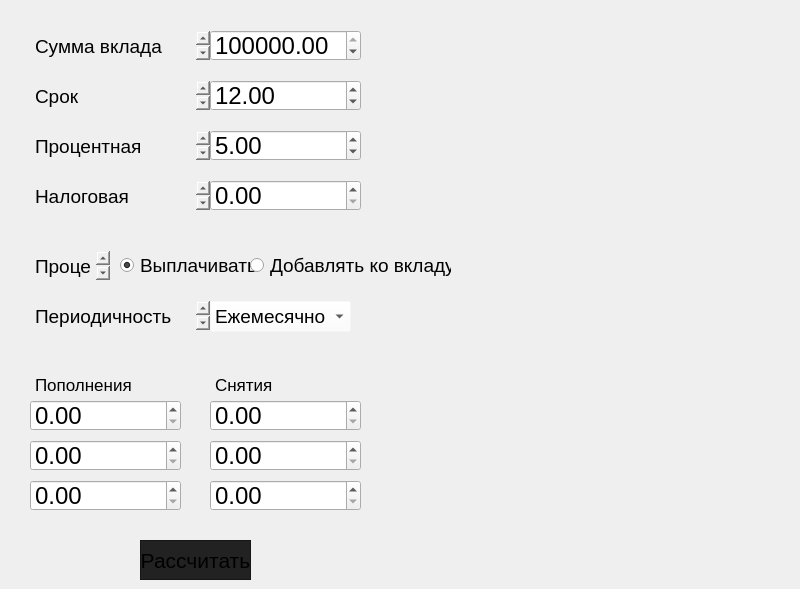
    <widget class="QWidget" name="tab_2">
     <attribute name="title">
      <string>Депозитный</string>
     </attribute>
     <widget class="QDoubleSpinBox" name="SpinBox_d_period">
      <property name="geometry">
       <rect>
        <x>210</x>
        <y>80</y>
        <width>151</width>
        <height>31</height>
       </rect>
      </property>
      <property name="font">
       <font>
        <pointsize>18</pointsize>
       </font>
      </property>
      <property name="maximum">
       <double>1200.990000000000009</double>
      </property>
      <property name="value">
       <double>12.000000000000000</double>
      </property>
     </widget>
     <widget class="QTextEdit" name="textEdit_9">
      <property name="geometry">
       <rect>
        <x>30</x>
        <y>80</y>
        <width>181</width>
        <height>31</height>
       </rect>
      </property>
      <property name="styleSheet">
       <string notr="true">background-color: rgba(255, 255, 255, 0);</string>
      </property>
      <property name="html">
       <string>&lt;!DOCTYPE HTML PUBLIC &quot;-//W3C//DTD HTML 4.0//EN&quot; &quot;http://www.w3.org/TR/REC-html40/strict.dtd&quot;&gt;
&lt;html&gt;&lt;head&gt;&lt;meta name=&quot;qrichtext&quot; content=&quot;1&quot; /&gt;&lt;meta charset=&quot;utf-8&quot; /&gt;&lt;style type=&quot;text/css&quot;&gt;
p, li { white-space: pre-wrap; }
&lt;/style&gt;&lt;/head&gt;&lt;body style=&quot; font-family:'.AppleSystemUIFont'; font-size:13pt; font-weight:400; font-style:normal;&quot;&gt;
&lt;p style=&quot; margin-top:0px; margin-bottom:0px; margin-left:0px; margin-right:0px; -qt-block-indent:0; text-indent:0px;&quot;&gt;&lt;span style=&quot; font-size:14pt;&quot;&gt;Срок ращмещения&lt;/span&gt;&lt;/p&gt;&lt;/body&gt;&lt;/html&gt;</string>
      </property>
     </widget>
     <widget class="QTextEdit" name="textEdit_10">
      <property name="geometry">
       <rect>
        <x>30</x>
        <y>130</y>
        <width>181</width>
        <height>31</height>
       </rect>
      </property>
      <property name="styleSheet">
       <string notr="true">background-color: rgba(255, 255, 255, 0);</string>
      </property>
      <property name="html">
       <string>&lt;!DOCTYPE HTML PUBLIC &quot;-//W3C//DTD HTML 4.0//EN&quot; &quot;http://www.w3.org/TR/REC-html40/strict.dtd&quot;&gt;
&lt;html&gt;&lt;head&gt;&lt;meta name=&quot;qrichtext&quot; content=&quot;1&quot; /&gt;&lt;meta charset=&quot;utf-8&quot; /&gt;&lt;style type=&quot;text/css&quot;&gt;
p, li { white-space: pre-wrap; }
&lt;/style&gt;&lt;/head&gt;&lt;body style=&quot; font-family:'.AppleSystemUIFont'; font-size:13pt; font-weight:400; font-style:normal;&quot;&gt;
&lt;p style=&quot; margin-top:0px; margin-bottom:0px; margin-left:0px; margin-right:0px; -qt-block-indent:0; text-indent:0px;&quot;&gt;&lt;span style=&quot; font-size:14pt;&quot;&gt;Процентная ставка&lt;/span&gt;&lt;/p&gt;&lt;/body&gt;&lt;/html&gt;</string>
      </property>
     </widget>
     <widget class="QDoubleSpinBox" name="SpinBox_d_input">
      <property name="geometry">
       <rect>
        <x>210</x>
        <y>30</y>
        <width>151</width>
        <height>31</height>
       </rect>
      </property>
      <property name="font">
       <font>
        <pointsize>18</pointsize>
       </font>
      </property>
      <property name="maximum">
       <double>99999999999999995280522225138166806691251291352861698530421623488512.000000000000000</double>
      </property>
      <property name="value">
       <double>100000.000000000000000</double>
      </property>
     </widget>
     <widget class="QTextEdit" name="textEdit_11">
      <property name="geometry">
       <rect>
        <x>30</x>
        <y>30</y>
        <width>181</width>
        <height>31</height>
       </rect>
      </property>
      <property name="styleSheet">
       <string notr="true">background-color: rgba(255, 255, 255, 0);</string>
      </property>
      <property name="html">
       <string>&lt;!DOCTYPE HTML PUBLIC &quot;-//W3C//DTD HTML 4.0//EN&quot; &quot;http://www.w3.org/TR/REC-html40/strict.dtd&quot;&gt;
&lt;html&gt;&lt;head&gt;&lt;meta name=&quot;qrichtext&quot; content=&quot;1&quot; /&gt;&lt;meta charset=&quot;utf-8&quot; /&gt;&lt;style type=&quot;text/css&quot;&gt;
p, li { white-space: pre-wrap; }
&lt;/style&gt;&lt;/head&gt;&lt;body style=&quot; font-family:'.AppleSystemUIFont'; font-size:13pt; font-weight:400; font-style:normal;&quot;&gt;
&lt;p style=&quot; margin-top:0px; margin-bottom:0px; margin-left:0px; margin-right:0px; -qt-block-indent:0; text-indent:0px;&quot;&gt;&lt;span style=&quot; font-size:14pt;&quot;&gt;Cумма вклада&lt;/span&gt;&lt;/p&gt;&lt;/body&gt;&lt;/html&gt;</string>
      </property>
     </widget>
     <widget class="QDoubleSpinBox" name="SpinBox_d_perc">
      <property name="geometry">
       <rect>
        <x>210</x>
        <y>130</y>
        <width>151</width>
        <height>31</height>
       </rect>
      </property>
      <property name="font">
       <font>
        <pointsize>18</pointsize>
       </font>
      </property>
      <property name="maximum">
       <double>100.000000000000000</double>
      </property>
      <property name="value">
       <double>5.000000000000000</double>
      </property>
     </widget>
     <widget class="QDoubleSpinBox" name="SpinBox_d_tax">
      <property name="geometry">
       <rect>
        <x>210</x>
        <y>180</y>
        <width>151</width>
        <height>31</height>
       </rect>
      </property>
      <property name="font">
       <font>
        <pointsize>18</pointsize>
       </font>
      </property>
      <property name="maximum">
       <double>100.000000000000000</double>
      </property>
     </widget>
     <widget class="QTextEdit" name="textEdit_12">
      <property name="geometry">
       <rect>
        <x>30</x>
        <y>180</y>
        <width>181</width>
        <height>31</height>
       </rect>
      </property>
      <property name="styleSheet">
       <string notr="true">background-color: rgba(255, 255, 255, 0);</string>
      </property>
      <property name="html">
       <string>&lt;!DOCTYPE HTML PUBLIC &quot;-//W3C//DTD HTML 4.0//EN&quot; &quot;http://www.w3.org/TR/REC-html40/strict.dtd&quot;&gt;
&lt;html&gt;&lt;head&gt;&lt;meta name=&quot;qrichtext&quot; content=&quot;1&quot; /&gt;&lt;meta charset=&quot;utf-8&quot; /&gt;&lt;style type=&quot;text/css&quot;&gt;
p, li { white-space: pre-wrap; }
&lt;/style&gt;&lt;/head&gt;&lt;body style=&quot; font-family:'.AppleSystemUIFont'; font-size:13pt; font-weight:400; font-style:normal;&quot;&gt;
&lt;p style=&quot; margin-top:0px; margin-bottom:0px; margin-left:0px; margin-right:0px; -qt-block-indent:0; text-indent:0px;&quot;&gt;&lt;span style=&quot; font-size:14pt;&quot;&gt;Налоговая ставка&lt;/span&gt;&lt;/p&gt;&lt;/body&gt;&lt;/html&gt;</string>
      </property>
     </widget>
     <widget class="QRadioButton" name="radioButton_3">
      <property name="geometry">
       <rect>
        <x>120</x>
        <y>250</y>
        <width>141</width>
        <height>31</height>
       </rect>
      </property>
      <property name="font">
       <font>
        <pointsize>14</pointsize>
       </font>
      </property>
      <property name="text">
       <string>Выплачивать</string>
      </property>
      <property name="checked">
       <bool>true</bool>
      </property>
     </widget>
     <widget class="QRadioButton" name="radioButton_4">
      <property name="geometry">
       <rect>
        <x>250</x>
        <y>250</y>
        <width>201</width>
        <height>31</height>
       </rect>
      </property>
      <property name="font">
       <font>
        <pointsize>14</pointsize>
       </font>
      </property>
      <property name="text">
       <string>Добавлять ко вкладу</string>
      </property>
     </widget>
     <widget class="QTextEdit" name="textEdit_13">
      <property name="geometry">
       <rect>
        <x>30</x>
        <y>250</y>
        <width>81</width>
        <height>31</height>
       </rect>
      </property>
      <property name="styleSheet">
       <string notr="true">background-color: rgba(255, 255, 255, 0);</string>
      </property>
      <property name="html">
       <string>&lt;!DOCTYPE HTML PUBLIC &quot;-//W3C//DTD HTML 4.0//EN&quot; &quot;http://www.w3.org/TR/REC-html40/strict.dtd&quot;&gt;
&lt;html&gt;&lt;head&gt;&lt;meta name=&quot;qrichtext&quot; content=&quot;1&quot; /&gt;&lt;meta charset=&quot;utf-8&quot; /&gt;&lt;style type=&quot;text/css&quot;&gt;
p, li { white-space: pre-wrap; }
&lt;/style&gt;&lt;/head&gt;&lt;body style=&quot; font-family:'.AppleSystemUIFont'; font-size:13pt; font-weight:400; font-style:normal;&quot;&gt;
&lt;p style=&quot; margin-top:0px; margin-bottom:0px; margin-left:0px; margin-right:0px; -qt-block-indent:0; text-indent:0px;&quot;&gt;&lt;span style=&quot; font-size:14pt;&quot;&gt;Проценты&lt;/span&gt;&lt;/p&gt;&lt;/body&gt;&lt;/html&gt;</string>
      </property>
     </widget>
     <widget class="QTextEdit" name="textEdit_pay_or_cap">
      <property name="geometry">
       <rect>
        <x>30</x>
        <y>300</y>
        <width>181</width>
        <height>31</height>
       </rect>
      </property>
      <property name="styleSheet">
       <string notr="true">background-color: rgba(255, 255, 255, 0);</string>
      </property>
      <property name="html">
       <string>&lt;!DOCTYPE HTML PUBLIC &quot;-//W3C//DTD HTML 4.0//EN&quot; &quot;http://www.w3.org/TR/REC-html40/strict.dtd&quot;&gt;
&lt;html&gt;&lt;head&gt;&lt;meta name=&quot;qrichtext&quot; content=&quot;1&quot; /&gt;&lt;meta charset=&quot;utf-8&quot; /&gt;&lt;style type=&quot;text/css&quot;&gt;
p, li { white-space: pre-wrap; }
&lt;/style&gt;&lt;/head&gt;&lt;body style=&quot; font-family:'.AppleSystemUIFont'; font-size:13pt; font-weight:400; font-style:normal;&quot;&gt;
&lt;p style=&quot; margin-top:0px; margin-bottom:0px; margin-left:0px; margin-right:0px; -qt-block-indent:0; text-indent:0px;&quot;&gt;&lt;span style=&quot; font-size:14pt;&quot;&gt;Периодичность выплат&lt;/span&gt;&lt;/p&gt;&lt;/body&gt;&lt;/html&gt;</string>
      </property>
     </widget>
     <widget class="QComboBox" name="comboBox_freq">
      <property name="geometry">
       <rect>
        <x>210</x>
        <y>301</y>
        <width>141</width>
        <height>31</height>
       </rect>
      </property>
      <property name="font">
       <font>
        <pointsize>14</pointsize>
       </font>
      </property>
      <property name="styleSheet">
       <string notr="true">background-color: rgba(255, 255, 255, 0);</string>
      </property>
      <item>
       <property name="text">
        <string>Ежемесячно</string>
       </property>
      </item>
      <item>
       <property name="text">
        <string>Ежеквартально</string>
       </property>
      </item>
      <item>
       <property name="text">
        <string>Ежегодно</string>
       </property>
      </item>
     </widget>
     <widget class="QPushButton" name="pushButton_cr_count_2">
      <property name="geometry">
       <rect>
        <x>140</x>
        <y>540</y>
        <width>111</width>
        <height>40</height>
       </rect>
      </property>
      <property name="font">
       <font>
        <pointsize>16</pointsize>
       </font>
      </property>
      <property name="styleSheet">
       <string notr="true">QPushButton {
	border: 1px solid gray;
	border-color: rgb(23, 23, 23);
	background-color: rgb(34, 34, 34);
}

QPushButton:pressed {
    background-color:  rgb(118, 118, 118);
}</string>
      </property>
      <property name="text">
       <string>Рассчитать</string>
      </property>
     </widget>
     <widget class="QTextEdit" name="textEdit_d_interest">
      <property name="geometry">
       <rect>
        <x>640</x>
        <y>150</y>
        <width>151</width>
        <height>41</height>
       </rect>
      </property>
      <property name="font">
       <font>
        <pointsize>18</pointsize>
       </font>
      </property>
      <property name="styleSheet">
       <string notr="true">background-color: rgba(255, 255, 255, 0);</string>
      </property>
      <property name="html">
       <string>&lt;!DOCTYPE HTML PUBLIC &quot;-//W3C//DTD HTML 4.0//EN&quot; &quot;http://www.w3.org/TR/REC-html40/strict.dtd&quot;&gt;
&lt;html&gt;&lt;head&gt;&lt;meta name=&quot;qrichtext&quot; content=&quot;1&quot; /&gt;&lt;meta charset=&quot;utf-8&quot; /&gt;&lt;style type=&quot;text/css&quot;&gt;
p, li { white-space: pre-wrap; }
&lt;/style&gt;&lt;/head&gt;&lt;body style=&quot; font-family:'.AppleSystemUIFont'; font-size:18pt; font-weight:400; font-style:normal;&quot;&gt;
&lt;p style=&quot;-qt-paragraph-type:empty; margin-top:0px; margin-bottom:0px; margin-left:0px; margin-right:0px; -qt-block-indent:0; text-indent:0px; font-size:13pt;&quot;&gt;&lt;br /&gt;&lt;/p&gt;&lt;/body&gt;&lt;/html&gt;</string>
      </property>
     </widget>
     <widget class="QTextEdit" name="textEdit_15">
      <property name="geometry">
       <rect>
        <x>430</x>
        <y>150</y>
        <width>211</width>
        <height>41</height>
       </rect>
      </property>
      <property name="styleSheet">
       <string notr="true">background-color: rgba(255, 255, 255, 0);</string>
      </property>
      <property name="html">
       <string>&lt;!DOCTYPE HTML PUBLIC &quot;-//W3C//DTD HTML 4.0//EN&quot; &quot;http://www.w3.org/TR/REC-html40/strict.dtd&quot;&gt;
&lt;html&gt;&lt;head&gt;&lt;meta name=&quot;qrichtext&quot; content=&quot;1&quot; /&gt;&lt;meta charset=&quot;utf-8&quot; /&gt;&lt;style type=&quot;text/css&quot;&gt;
p, li { white-space: pre-wrap; }
&lt;/style&gt;&lt;/head&gt;&lt;body style=&quot; font-family:'.AppleSystemUIFont'; font-size:13pt; font-weight:400; font-style:normal;&quot;&gt;
&lt;p style=&quot;-qt-paragraph-type:empty; margin-top:0px; margin-bottom:0px; margin-left:0px; margin-right:0px; -qt-block-indent:0; text-indent:0px;&quot;&gt;&lt;br /&gt;&lt;/p&gt;&lt;/body&gt;&lt;/html&gt;</string>
      </property>
     </widget>
     <widget class="QTextEdit" name="textEdit_d_output">
      <property name="geometry">
       <rect>
        <x>640</x>
        <y>250</y>
        <width>151</width>
        <height>61</height>
       </rect>
      </property>
      <property name="font">
       <font>
        <pointsize>18</pointsize>
       </font>
      </property>
      <property name="styleSheet">
       <string notr="true">background-color: rgba(255, 255, 255, 0);</string>
      </property>
      <property name="html">
       <string>&lt;!DOCTYPE HTML PUBLIC &quot;-//W3C//DTD HTML 4.0//EN&quot; &quot;http://www.w3.org/TR/REC-html40/strict.dtd&quot;&gt;
&lt;html&gt;&lt;head&gt;&lt;meta name=&quot;qrichtext&quot; content=&quot;1&quot; /&gt;&lt;meta charset=&quot;utf-8&quot; /&gt;&lt;style type=&quot;text/css&quot;&gt;
p, li { white-space: pre-wrap; }
&lt;/style&gt;&lt;/head&gt;&lt;body style=&quot; font-family:'.AppleSystemUIFont'; font-size:18pt; font-weight:400; font-style:normal;&quot;&gt;
&lt;p style=&quot;-qt-paragraph-type:empty; margin-top:0px; margin-bottom:0px; margin-left:0px; margin-right:0px; -qt-block-indent:0; text-indent:0px; font-size:13pt;&quot;&gt;&lt;br /&gt;&lt;/p&gt;&lt;/body&gt;&lt;/html&gt;</string>
      </property>
     </widget>
     <widget class="QTextEdit" name="textEdit_16">
      <property name="geometry">
       <rect>
        <x>430</x>
        <y>200</y>
        <width>201</width>
        <height>41</height>
       </rect>
      </property>
      <property name="styleSheet">
       <string notr="true">background-color: rgba(255, 255, 255, 0);</string>
      </property>
      <property name="html">
       <string>&lt;!DOCTYPE HTML PUBLIC &quot;-//W3C//DTD HTML 4.0//EN&quot; &quot;http://www.w3.org/TR/REC-html40/strict.dtd&quot;&gt;
&lt;html&gt;&lt;head&gt;&lt;meta name=&quot;qrichtext&quot; content=&quot;1&quot; /&gt;&lt;meta charset=&quot;utf-8&quot; /&gt;&lt;style type=&quot;text/css&quot;&gt;
p, li { white-space: pre-wrap; }
&lt;/style&gt;&lt;/head&gt;&lt;body style=&quot; font-family:'.AppleSystemUIFont'; font-size:13pt; font-weight:400; font-style:normal;&quot;&gt;
&lt;p style=&quot;-qt-paragraph-type:empty; margin-top:0px; margin-bottom:0px; margin-left:0px; margin-right:0px; -qt-block-indent:0; text-indent:0px;&quot;&gt;&lt;br /&gt;&lt;/p&gt;&lt;/body&gt;&lt;/html&gt;</string>
      </property>
     </widget>
     <widget class="QTextEdit" name="textEdit_total_tax">
      <property name="geometry">
       <rect>
        <x>640</x>
        <y>200</y>
        <width>151</width>
        <height>41</height>
       </rect>
      </property>
      <property name="font">
       <font>
        <pointsize>18</pointsize>
       </font>
      </property>
      <property name="styleSheet">
       <string notr="true">background-color: rgba(255, 255, 255, 0);</string>
      </property>
      <property name="html">
       <string>&lt;!DOCTYPE HTML PUBLIC &quot;-//W3C//DTD HTML 4.0//EN&quot; &quot;http://www.w3.org/TR/REC-html40/strict.dtd&quot;&gt;
&lt;html&gt;&lt;head&gt;&lt;meta name=&quot;qrichtext&quot; content=&quot;1&quot; /&gt;&lt;meta charset=&quot;utf-8&quot; /&gt;&lt;style type=&quot;text/css&quot;&gt;
p, li { white-space: pre-wrap; }
&lt;/style&gt;&lt;/head&gt;&lt;body style=&quot; font-family:'.AppleSystemUIFont'; font-size:18pt; font-weight:400; font-style:normal;&quot;&gt;
&lt;p style=&quot;-qt-paragraph-type:empty; margin-top:0px; margin-bottom:0px; margin-left:0px; margin-right:0px; -qt-block-indent:0; text-indent:0px; font-size:13pt;&quot;&gt;&lt;br /&gt;&lt;/p&gt;&lt;/body&gt;&lt;/html&gt;</string>
      </property>
     </widget>
     <widget class="QTextEdit" name="textEdit_17">
      <property name="geometry">
       <rect>
        <x>430</x>
        <y>250</y>
        <width>161</width>
        <height>61</height>
       </rect>
      </property>
      <property name="styleSheet">
       <string notr="true">background-color: rgba(255, 255, 255, 0);</string>
      </property>
      <property name="html">
       <string>&lt;!DOCTYPE HTML PUBLIC &quot;-//W3C//DTD HTML 4.0//EN&quot; &quot;http://www.w3.org/TR/REC-html40/strict.dtd&quot;&gt;
&lt;html&gt;&lt;head&gt;&lt;meta name=&quot;qrichtext&quot; content=&quot;1&quot; /&gt;&lt;meta charset=&quot;utf-8&quot; /&gt;&lt;style type=&quot;text/css&quot;&gt;
p, li { white-space: pre-wrap; }
&lt;/style&gt;&lt;/head&gt;&lt;body style=&quot; font-family:'.AppleSystemUIFont'; font-size:13pt; font-weight:400; font-style:normal;&quot;&gt;
&lt;p style=&quot;-qt-paragraph-type:empty; margin-top:0px; margin-bottom:0px; margin-left:0px; margin-right:0px; -qt-block-indent:0; text-indent:0px;&quot;&gt;&lt;br /&gt;&lt;/p&gt;&lt;/body&gt;&lt;/html&gt;</string>
      </property>
     </widget>
     <widget class="QTextEdit" name="textEdit_18">
      <property name="geometry">
       <rect>
        <x>30</x>
        <y>370</y>
        <width>141</width>
        <height>31</height>
       </rect>
      </property>
      <property name="styleSheet">
       <string notr="true">background-color: rgba(255, 255, 255, 0);</string>
      </property>
      <property name="html">
       <string>&lt;!DOCTYPE HTML PUBLIC &quot;-//W3C//DTD HTML 4.0//EN&quot; &quot;http://www.w3.org/TR/REC-html40/strict.dtd&quot;&gt;
&lt;html&gt;&lt;head&gt;&lt;meta name=&quot;qrichtext&quot; content=&quot;1&quot; /&gt;&lt;meta charset=&quot;utf-8&quot; /&gt;&lt;style type=&quot;text/css&quot;&gt;
p, li { white-space: pre-wrap; }
&lt;/style&gt;&lt;/head&gt;&lt;body style=&quot; font-family:'.AppleSystemUIFont'; font-size:13pt; font-weight:400; font-style:normal;&quot;&gt;
&lt;p style=&quot; margin-top:0px; margin-bottom:0px; margin-left:0px; margin-right:0px; -qt-block-indent:0; text-indent:0px;&quot;&gt;Пополнения&lt;/p&gt;&lt;/body&gt;&lt;/html&gt;</string>
      </property>
     </widget>
     <widget class="QTextEdit" name="textEdit_19">
      <property name="geometry">
       <rect>
        <x>210</x>
        <y>370</y>
        <width>141</width>
        <height>31</height>
       </rect>
      </property>
      <property name="styleSheet">
       <string notr="true">background-color: rgba(255, 255, 255, 0);</string>
      </property>
      <property name="html">
       <string>&lt;!DOCTYPE HTML PUBLIC &quot;-//W3C//DTD HTML 4.0//EN&quot; &quot;http://www.w3.org/TR/REC-html40/strict.dtd&quot;&gt;
&lt;html&gt;&lt;head&gt;&lt;meta name=&quot;qrichtext&quot; content=&quot;1&quot; /&gt;&lt;meta charset=&quot;utf-8&quot; /&gt;&lt;style type=&quot;text/css&quot;&gt;
p, li { white-space: pre-wrap; }
&lt;/style&gt;&lt;/head&gt;&lt;body style=&quot; font-family:'.AppleSystemUIFont'; font-size:13pt; font-weight:400; font-style:normal;&quot;&gt;
&lt;p style=&quot; margin-top:0px; margin-bottom:0px; margin-left:0px; margin-right:0px; -qt-block-indent:0; text-indent:0px;&quot;&gt;Снятия&lt;/p&gt;&lt;/body&gt;&lt;/html&gt;</string>
      </property>
     </widget>
     <widget class="QDoubleSpinBox" name="SpinBox_add_0">
      <property name="geometry">
       <rect>
        <x>30</x>
        <y>400</y>
        <width>151</width>
        <height>31</height>
       </rect>
      </property>
      <property name="font">
       <font>
        <pointsize>18</pointsize>
       </font>
      </property>
      <property name="maximum">
       <double>999999999999999983222784.000000000000000</double>
      </property>
     </widget>
     <widget class="QDoubleSpinBox" name="SpinBox_add_1">
      <property name="geometry">
       <rect>
        <x>30</x>
        <y>440</y>
        <width>151</width>
        <height>31</height>
       </rect>
      </property>
      <property name="font">
       <font>
        <pointsize>18</pointsize>
       </font>
      </property>
      <property name="maximum">
       <double>1000000000000000044885712678075916785549312.000000000000000</double>
      </property>
     </widget>
     <widget class="QDoubleSpinBox" name="SpinBox_add_2">
      <property name="geometry">
       <rect>
        <x>30</x>
        <y>480</y>
        <width>151</width>
        <height>31</height>
       </rect>
      </property>
      <property name="font">
       <font>
        <pointsize>18</pointsize>
       </font>
      </property>
      <property name="maximum">
       <double>1000000000000000042420637374017961984.000000000000000</double>
      </property>
     </widget>
     <widget class="QDoubleSpinBox" name="SpinBox_sub_0">
      <property name="geometry">
       <rect>
        <x>210</x>
        <y>400</y>
        <width>151</width>
        <height>31</height>
       </rect>
      </property>
      <property name="font">
       <font>
        <pointsize>18</pointsize>
       </font>
      </property>
      <property name="maximum">
       <double>100000000000000008821361405306422640701865984.000000000000000</double>
      </property>
     </widget>
     <widget class="QDoubleSpinBox" name="SpinBox_sub_1">
      <property name="geometry">
       <rect>
        <x>210</x>
        <y>440</y>
        <width>151</width>
        <height>31</height>
       </rect>
      </property>
      <property name="font">
       <font>
        <pointsize>18</pointsize>
       </font>
      </property>
      <property name="maximum">
       <double>999999999999999945575230987042816.000000000000000</double>
      </property>
     </widget>
     <widget class="QDoubleSpinBox" name="SpinBox_sub_2">
      <property name="geometry">
       <rect>
        <x>210</x>
        <y>480</y>
        <width>151</width>
        <height>31</height>
       </rect>
      </property>
      <property name="font">
       <font>
        <pointsize>18</pointsize>
       </font>
      </property>
      <property name="maximum">
       <double>10000000000000000102350670204085511496304388135324745728.000000000000000</double>
      </property>
     </widget>
    </widget>
